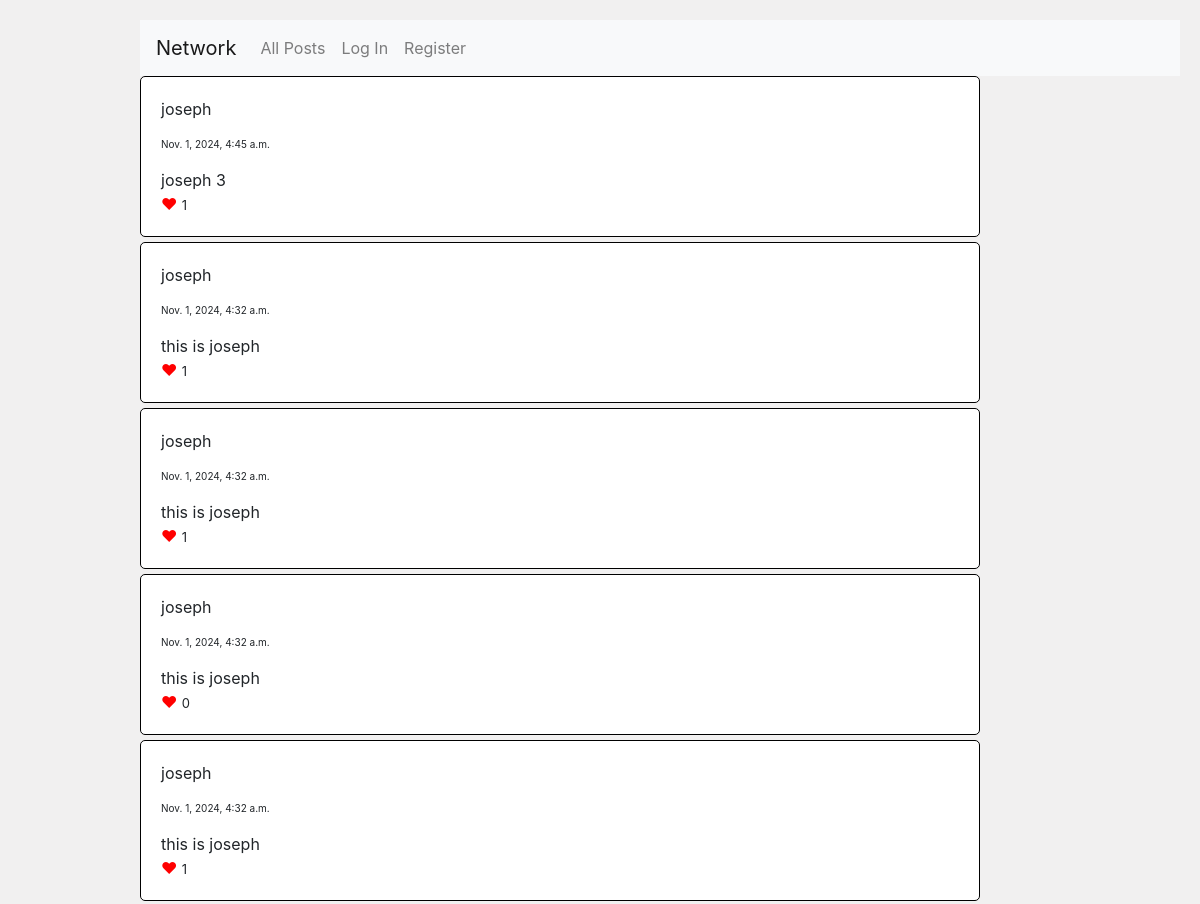
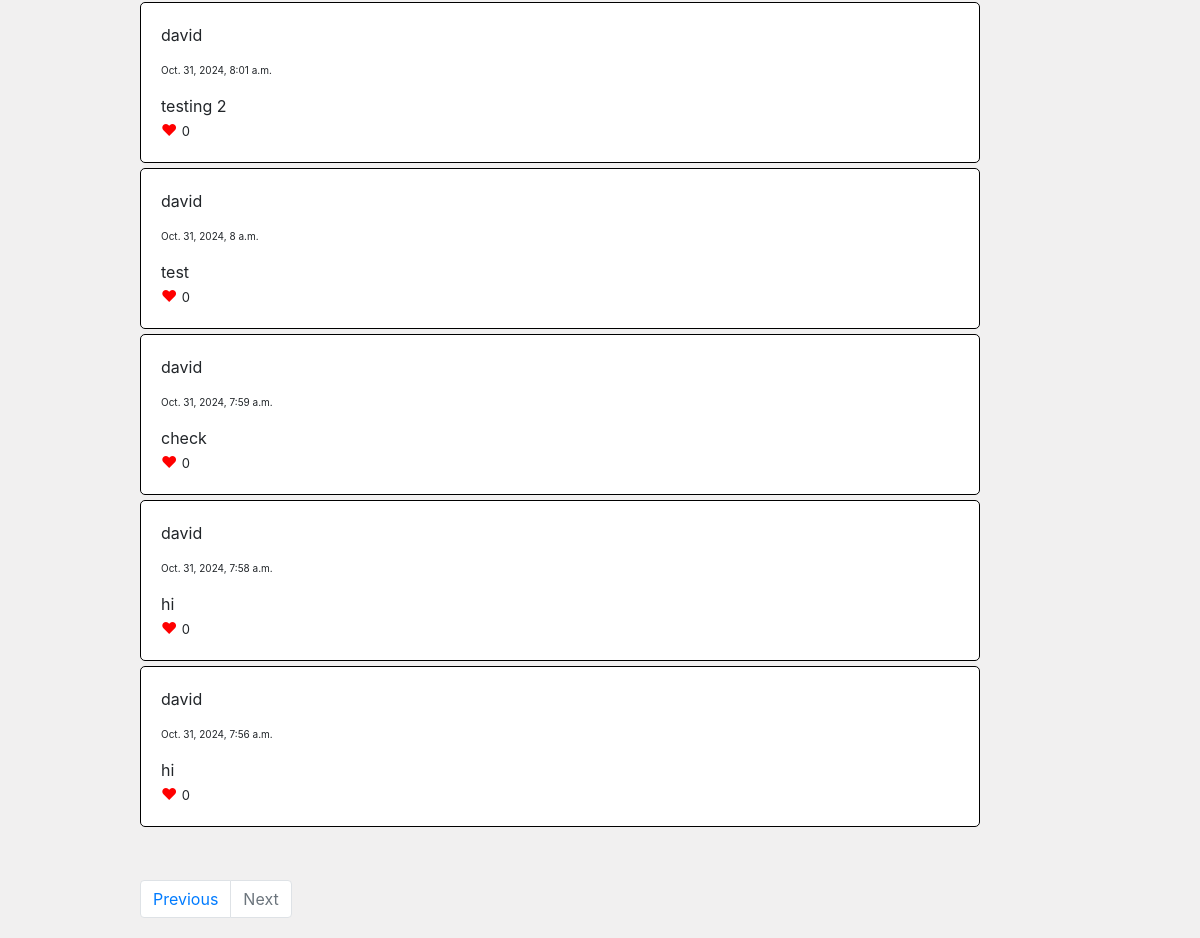
Before: /?page=2 with the older database file (2 pictures, top to bottom).
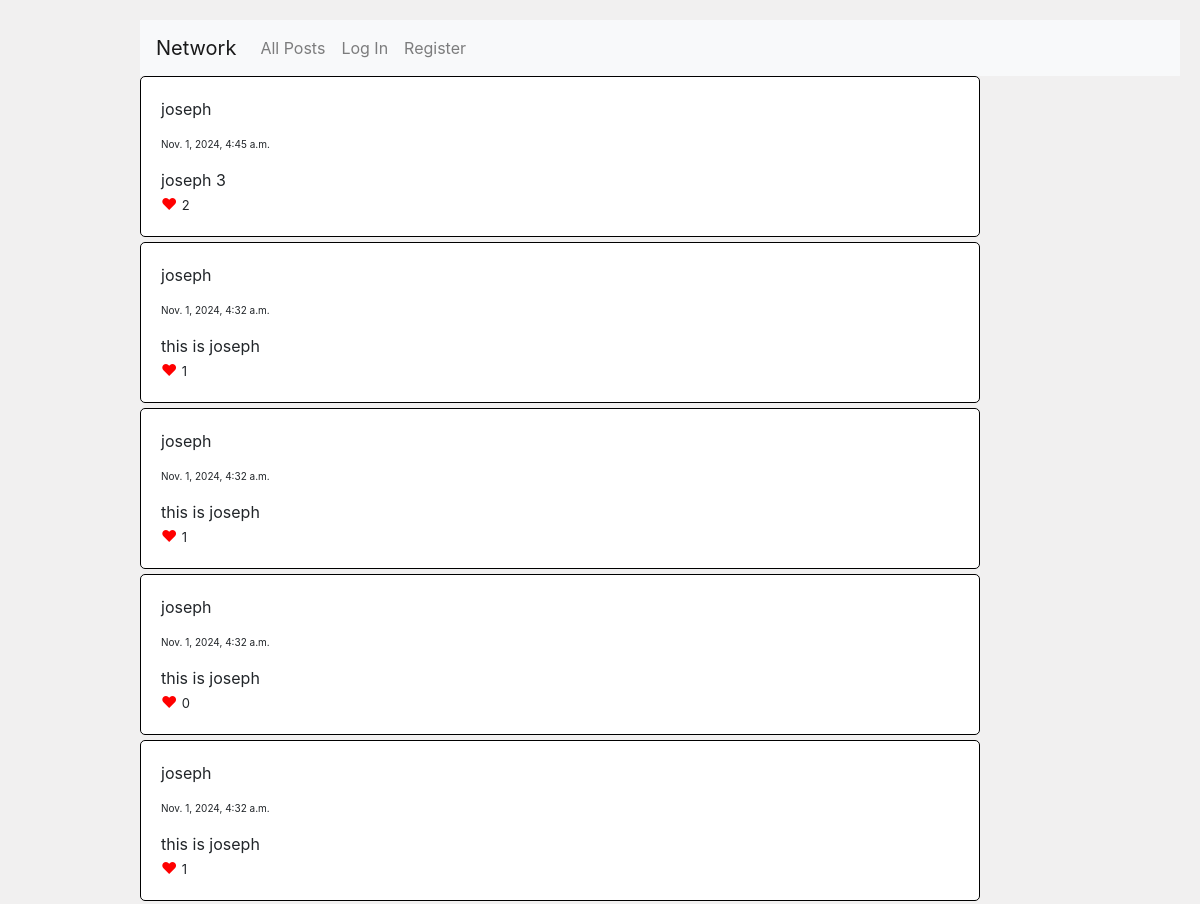
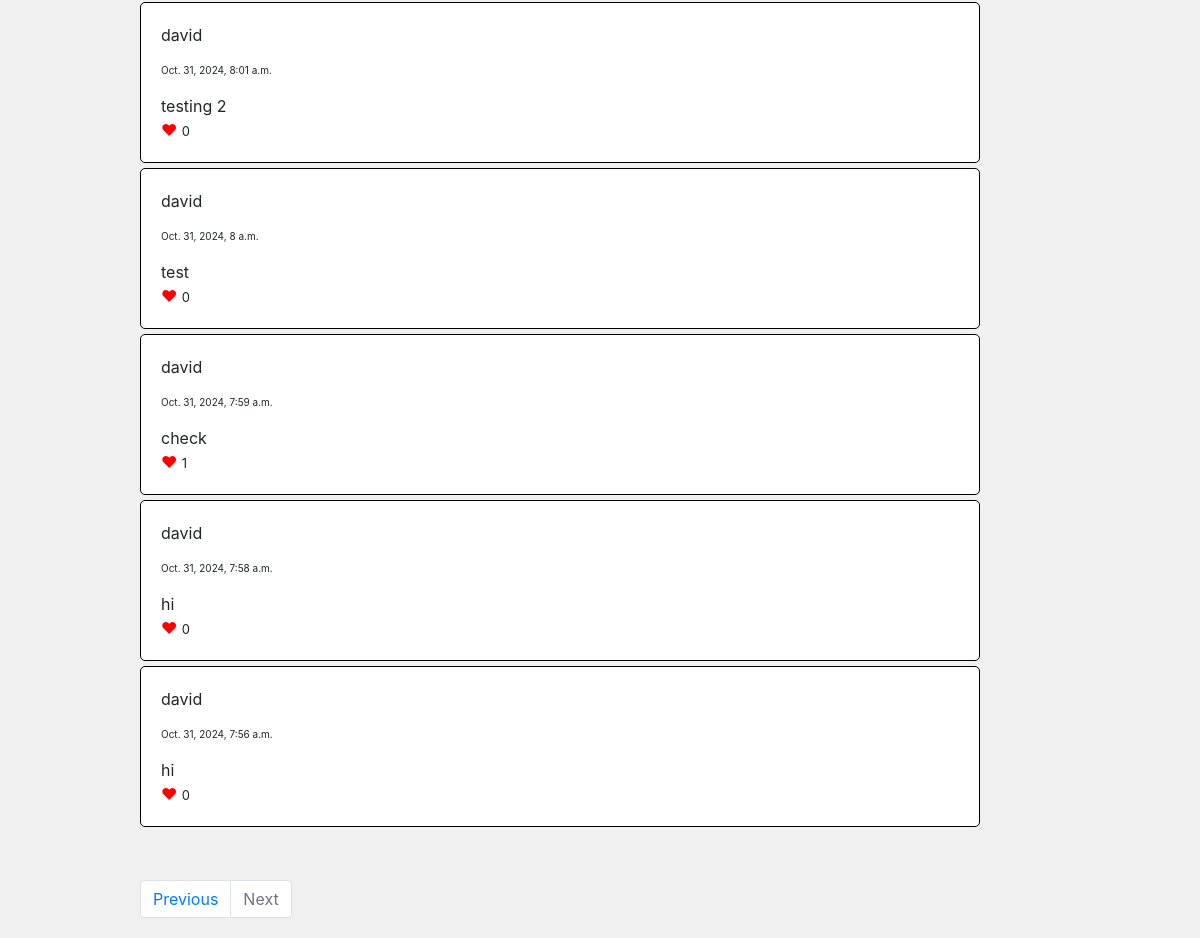
After: the same page with the newer database file (2 pictures, top to bottom).
### network/models.py (models this page shows, shortened)
class Post(models.Model):
    poster = models.ForeignKey(User, on_delete=models.CASCADE, related_name='poster')
    post = models.TextField()
    likes = models.IntegerField(default=0)
    posting_date = models.DateTimeField(auto_now_add=True)

class User(AbstractUser):
    pass

### network/views.py (the view)
# urls.py: path("", views.index, name="index"),
def index(request):
    if request.method == 'POST':
        form = PostForm(request.POST)
        if form.is_valid():
            post_instance = Post() # Create a blank instance of the Class post
            post_instance = form.save(commit=False) # Save the values to the instance but not yet to the database
            user_instance = User.objects.get(id=request.user.id)
            post_instance.poster = user_instance # add the user details to the instance
            post_instance.save()
            return HttpResponseRedirect(reverse('index'))
    else:
        form = PostForm()
        all_posts = Post.objects.all().order_by('-posting_date')
        p = Paginator(all_posts, 10)
        page = request.GET.get('page')
        display_posts = p.get_page(page)
        if request.user.id:
            user_instance = User.objects.get(id=request.user.id)
            likes = Like.objects.filter(liker=user_instance)
            like_ids = [like.post.id for like in likes]
            return render(request, "network/index.html", {
                "posts" : display_posts,
                'form':form,
                'likes':like_ids
            })
        else:
            return render(request, "network/index.html", {
                "posts" : display_posts,
                'form':form
            })

### network/templates/network/index.html (shortened to what this page needs)
{% extends "network/layout.html" %}
{% load static %}
{% block body %}
    {% for post in posts %}
        <div class="div-posts">
            {% if user.is_authenticated %}
                <a href="{% url 'profile' post.poster.id %}">{{ post.poster }}</a>
            {% else %}
                <p> {{ post.poster }}</p>
            {% endif %}
            <p class="date">{{post.posting_date}}</p>
            <span class="post" data-id ='{{ post.id }}'>{{ post.post }}</span>
            <br><span class="heart">&#9829</span>
            <span class="totallikes" style="font-size: small;">{{ post.likes }}</span>
        </div>
    {% endfor %}
    <br><br>
    <nav aria-label="Page navigation example">
        <ul class="pagination" name="page">
            {% if posts.has_previous %}
                <li class="page-item"><a class="page-link" href="?page={{ posts.previous_page_number }}">Previous</a></li>
            {% else %}
                <li class="page-item disabled">
                    <a class="page-link" href="#" tabindex="-1" aria-disabled="true">Previous</a>
                </li>
            {% endif %}
            {% if posts.has_next %}
                <li class="page-item"><a class="page-link" href="?page={{ posts.next_page_number }}">Next</a></li>
            {% else %}
                <li class="page-item disabled">
                    <a class="page-link" href="#" tabindex="-1" aria-disabled="true">Next</a>
                </li>
            {% endif %}
        </ul>
    </nav>
{% endblock %}

Changed rows visible on the page:
changed Post "joseph 3": likes "1" → "2"
changed Post "check": likes "0" → "1"
